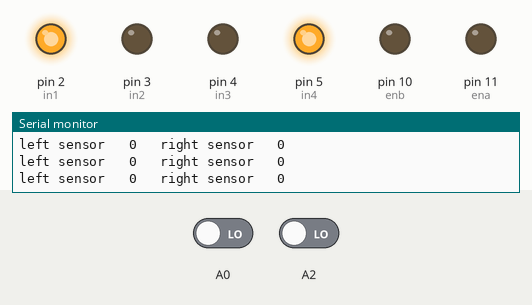
Simulated run of this sketch. Board: Arduino Uno, built with avr-gcc and run on an emulated ATmega328P. Parts: output pins drawn as LEDs (lit = HIGH), the last lines printed to the serial monitor. The test bench sets the inputs (shaded band); at power-on: A0 LOW, A2 LOW.

Above: at 1.2 s.
1.3 s: A0 driven HIGH
At 2.5 s:
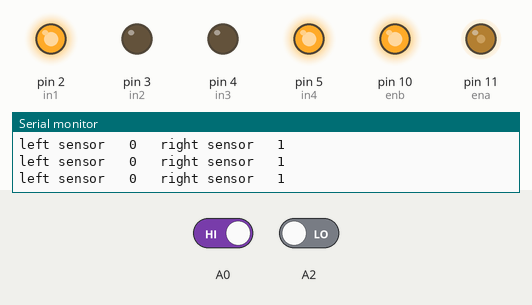
2.8 s: A2 driven HIGH
At 3.8 s:
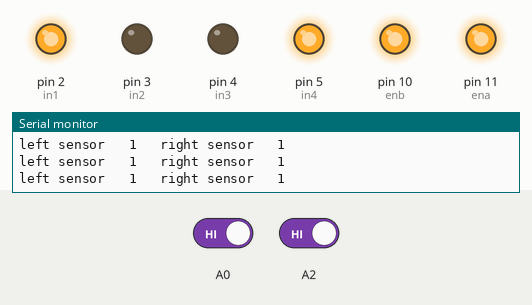
4.3 s: A0 driven LOW
At 4.8 s:
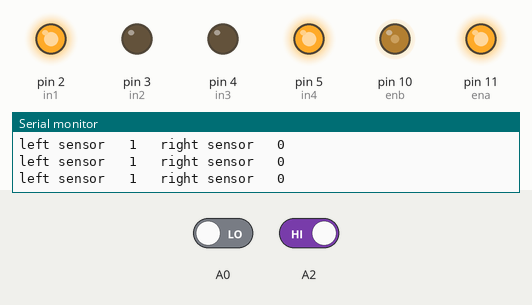
5.8 s: A0 driven HIGH
At 7.0 s:
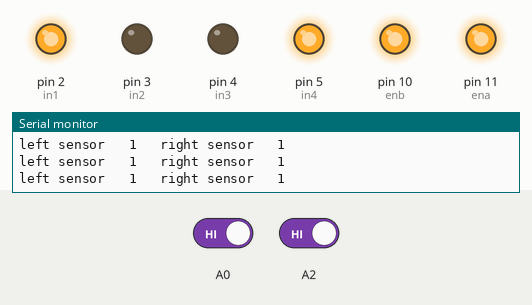
7.3 s: A2 driven LOW
At 8.1 s:
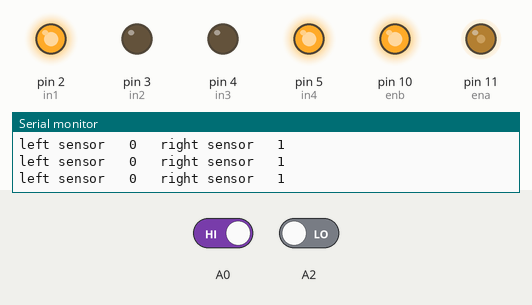
Timing chart, 0 to 9.8 s (numbered marks = the images above; inputs shaded):
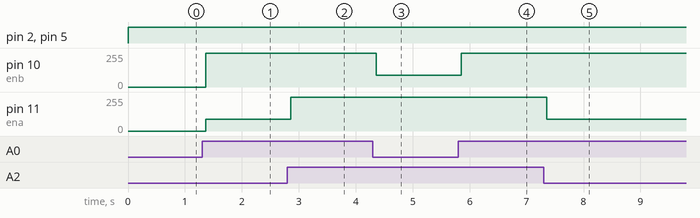

Measured:
- after the input at 1.3 s, pin 10 (enb): 0/255 → 255/255 after 0.06 s; pin 11 (ena): 0/255 → 90/255 after 0.06 s
- after the input at 2.8 s, pin 11 (ena): 90/255 → 255/255 after 0.06 s
- after the input at 4.3 s, pin 10 (enb): 255/255 → 90/255 after 0.06 s
- after the input at 5.8 s, pin 10 (enb): 90/255 → 255/255 after 0.06 s
- after the input at 7.3 s, pin 11 (ena): 255/255 → 90/255 after 0.05 s

The sketch:

led.ino
```cpp
int in1=2;
int in2=3;
int in3=4;
int in4=5;
int enb=10;
int ena=11;
int ls=A2;
int rs=A0;
void setup(){
  Serial.begin(9600);
 pinMode(in1, OUTPUT);
 pinMode(in2, OUTPUT);
 pinMode(in3, OUTPUT);
 pinMode(in4, OUTPUT);
 pinMode(ena, OUTPUT);
 pinMode(enb, OUTPUT);
 pinMode(A2, INPUT);
 pinMode(A0, INPUT);

}
void loop (){
int ls=digitalRead (A2);
int rs= digitalRead (A0);
Serial.print("left sensor \t");
 Serial.print(ls);
  Serial.print("\t right sensor \t");
  Serial.print(rs);
  Serial.print("\n");
if (rs == 1 && ls==1){
  digitalWrite (in1,HIGH);
  digitalWrite (in2,LOW );
  digitalWrite (in3,LOW );
  digitalWrite (in4,HIGH );
digitalWrite (ena, 255);
digitalWrite (enb, 255);
}
else if (rs == 0 && ls==1){
  digitalWrite (in1,HIGH);
  digitalWrite (in2,LOW );
  digitalWrite (in3,LOW );
  digitalWrite (in4,HIGH );
analogWrite (ena, 255);
analogWrite (enb, 90);
}
else if (rs == 1 && ls==0){
  digitalWrite (in1,HIGH);
  digitalWrite (in2,LOW );
  digitalWrite (in3,LOW );
  digitalWrite (in4,HIGH );
analogWrite (ena, 90);
analogWrite (enb, 255);
}
else if (rs == 0 && ls==0){
  digitalWrite (in1,HIGH);
  digitalWrite (in2,LOW );
  digitalWrite (in3,LOW );
  digitalWrite (in4,HIGH );
analogWrite (ena, 0);
analogWrite (enb, 0);
}
}
```
